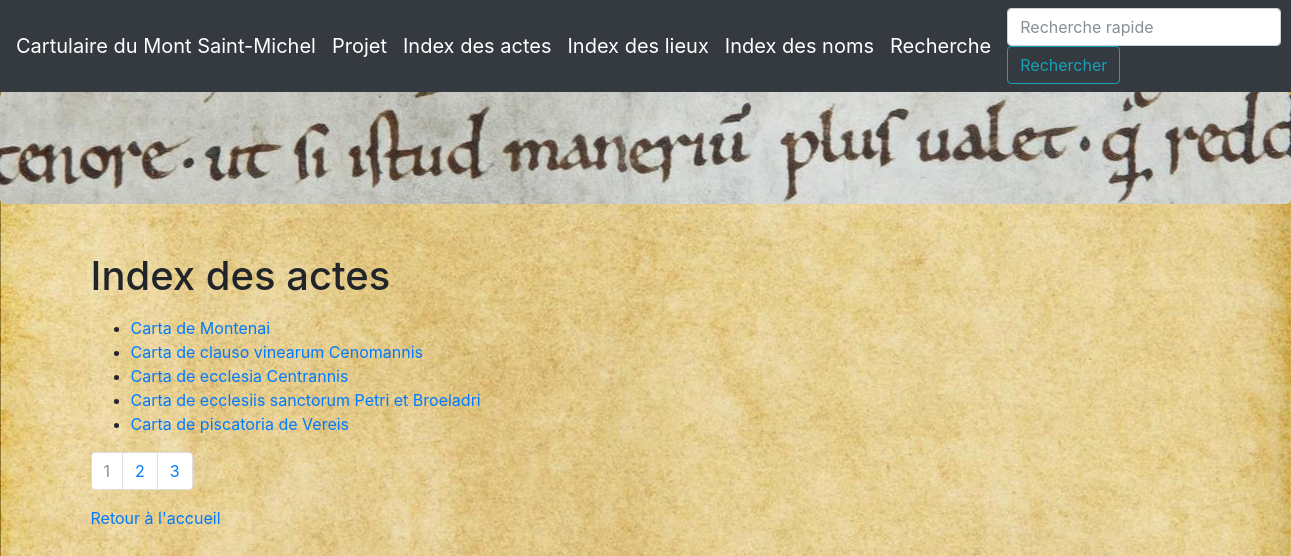
/index, run on the app's committed database.
### app/modeles/donnees.py (models this page shows)
class Acte(db.Model):
    __tablename__ = "Acte"
    acte_id = db.Column(db.Integer, unique=True, nullable=False, primary_key=True, autoincrement=True)
    acte_titre = db.Column(db.Text, unique=True, nullable=False)
    acte_date = db.Column(db.Text, unique=False, nullable=False)
    acte_emetteur = db.Column(db.Text, unique=False, nullable=True)
    acte_type = db.Column(db.Text, unique=False, nullable=False)
    acte_abbatiat = db.Column(db.Text, unique=False, nullable=True)

### app/routes.py (the view)
@app.route("/index")
def index():
    page = request.args.get("page", 1)
    if isinstance(page, str) and page.isdigit():
        page = int(page)
    else:
        page = 1
    actes = Acte.query.order_by(Acte.acte_titre).paginate(page=page, per_page=actes_par_page)
    return render_template("pages/index.html", nom="Cartulaire", actes=actes)

### app/templates/pages/index.html (shortened to what this page needs)
{% extends "conteneur.html" %}
{% block afternav %}
    {% include "partials/cart.html" %}
{%endblock%}
{% block corps %}
    <h1 class="titre_page">Index des actes</h1>
        <ul>
            {% for acte in actes.items %}
                <li><a href="{{url_for('acte', acte_id=acte.acte_id)}}">{{acte.acte_titre}}</a></li>
            {% endfor %}
        </ul>
<nav aria-label="research-pagination">
      <ul class="pagination">
        {%- for page in actes.iter_pages() %}
            {% if page %}
              {% if page != actes.page %}
                <li class="page-item">
                    <a class="page-link" href="{{ url_for('index', keyword=keyword, page=page) }}">{{page}}</a>
                </li>
              {% else %}
                <li class="page-item active disabled">
                  <a class="page-link">{{page}} <span class="sr-only">(actuelle)</span></a>
                </li>
              {% endif %}
            {% else %}
                <li class="page-item disabled">
                  <a class="page-link">...</a>
                </li>
            {% endif %}
        {%- endfor %}
      </ul>
    </nav>
    <p><a href="{{url_for('accueil')}}">Retour à l'accueil</a></p>
{% endblock %}

### app/templates/conteneur.html (shortened to what this page needs)
<!DOCTYPE html>
<html lang="fr">
    <head>
        {% include "partials/css.html" %}
    </head>
    <body>
      <nav class="navbar navbar-expand-md navbar-dark bg-dark justify-content-between">
        <a class="navbar-brand" href="{{ url_for('accueil') }}">Cartulaire du Mont Saint-Michel</a>
        <a class="navbar-brand" href="{{ url_for('projet') }}">Projet</a>
        <a class="navbar-brand" href="{{ url_for('index') }}">Index des actes</a>
        <a class="navbar-brand" href="{{ url_for('index_lieux') }}">Index des lieux</a>
        <a class="navbar-brand" href="{{ url_for('index_noms') }}">Index des noms</a>
        <a class="navbar-brand" href="{{ url_for('rechercher') }}">Recherche</a>
        <form class="form-inline" action="{{url_for('recherche')}}" method="GET">
          <input class="form-control" name="keyword" type="search" placeholder="Recherche rapide" aria-label="Recherche">
          <button class="btn btn-outline-info" type="submit">Rechercher</button>
        </form>
      </nav>
      {% block afternav %}{%endblock%}
      <div class="container">
        <div class="row">
            <div class="col">
            {% block corps %}{% endblock %}
            </div>
        </div>
      </div>
    </body>
</html>

### app/templates/partials/css.html
<link rel="stylesheet" href="{{ url_for('static', filename='css/bootstrap.css')}}">

### app/templates/partials/cart.html (shortened to what this page needs)
<div class="hero jumbotron">
</div>

### data on the page
Acte: acte_titre "Carta de Montenai"
Acte: acte_titre "Carta de clauso vinearum Cenomannis"
Acte: acte_titre "Carta de ecclesia Centrannis"
Acte: acte_titre "Carta de ecclesiis sanctorum Petri et Broeladri"
Acte: acte_titre "Carta de piscatoria de Vereis"

### other printed values
{{ page }} "1"
{{ page }} "2" "3"
